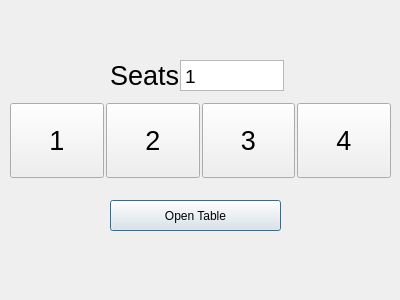
<?xml version="1.0" encoding="UTF-8"?>
<ui version="4.0">
 <class>OpenTableDialog</class>
 <widget class="QDialog" name="OpenTableDialog">
  <property name="geometry">
   <rect>
    <x>0</x>
    <y>0</y>
    <width>400</width>
    <height>300</height>
   </rect>
  </property>
  <property name="minimumSize">
   <size>
    <width>400</width>
    <height>300</height>
   </size>
  </property>
  <property name="maximumSize">
   <size>
    <width>400</width>
    <height>300</height>
   </size>
  </property>
  <property name="windowTitle">
   <string>Dialog</string>
  </property>
  <widget class="QLabel" name="label">
   <property name="geometry">
    <rect>
     <x>110</x>
     <y>60</y>
     <width>71</width>
     <height>31</height>
    </rect>
   </property>
   <property name="font">
    <font>
     <pointsize>20</pointsize>
    </font>
   </property>
   <property name="text">
    <string>Seats: </string>
   </property>
  </widget>
  <widget class="QPlainTextEdit" name="TextInput">
   <property name="geometry">
    <rect>
     <x>180</x>
     <y>60</y>
     <width>104</width>
     <height>31</height>
    </rect>
   </property>
   <property name="font">
    <font>
     <pointsize>14</pointsize>
    </font>
   </property>
   <property name="verticalScrollBarPolicy">
    <enum>Qt::ScrollBarPolicy::ScrollBarAlwaysOff</enum>
   </property>
   <property name="horizontalScrollBarPolicy">
    <enum>Qt::ScrollBarPolicy::ScrollBarAlwaysOff</enum>
   </property>
   <property name="plainText">
    <string>1</string>
   </property>
  </widget>
  <widget class="QPushButton" name="openTable">
   <property name="geometry">
    <rect>
     <x>110</x>
     <y>200</y>
     <width>171</width>
     <height>31</height>
    </rect>
   </property>
   <property name="text">
    <string>Open Table</string>
   </property>
  </widget>
  <widget class="QWidget" name="horizontalLayoutWidget">
   <property name="geometry">
    <rect>
     <x>10</x>
     <y>100</y>
     <width>381</width>
     <height>81</height>
    </rect>
   </property>
   <layout class="QHBoxLayout" name="horizontalLayout">
    <property name="spacing">
     <number>2</number>
    </property>
    <item>
     <widget class="QPushButton" name="one">
      <property name="minimumSize">
       <size>
        <width>0</width>
        <height>75</height>
       </size>
      </property>
      <property name="maximumSize">
       <size>
        <width>200</width>
        <height>16777215</height>
       </size>
      </property>
      <property name="font">
       <font>
        <pointsize>20</pointsize>
       </font>
      </property>
      <property name="text">
       <string>1</string>
      </property>
     </widget>
    </item>
    <item>
     <widget class="QPushButton" name="two">
      <property name="minimumSize">
       <size>
        <width>0</width>
        <height>75</height>
       </size>
      </property>
      <property name="maximumSize">
       <size>
        <width>200</width>
        <height>16777215</height>
       </size>
      </property>
      <property name="font">
       <font>
        <pointsize>20</pointsize>
       </font>
      </property>
      <property name="text">
       <string>2</string>
      </property>
     </widget>
    </item>
    <item>
     <widget class="QPushButton" name="three">
      <property name="minimumSize">
       <size>
        <width>0</width>
        <height>75</height>
       </size>
      </property>
      <property name="maximumSize">
       <size>
        <width>200</width>
        <height>16777215</height>
       </size>
      </property>
      <property name="font">
       <font>
        <pointsize>20</pointsize>
       </font>
      </property>
      <property name="text">
       <string>3</string>
      </property>
     </widget>
    </item>
    <item>
     <widget class="QPushButton" name="four">
      <property name="minimumSize">
       <size>
        <width>0</width>
        <height>75</height>
       </size>
      </property>
      <property name="maximumSize">
       <size>
        <width>200</width>
        <height>16777215</height>
       </size>
      </property>
      <property name="font">
       <font>
        <pointsize>20</pointsize>
       </font>
      </property>
      <property name="text">
       <string>4</string>
      </property>
     </widget>
    </item>
   </layout>
  </widget>
 </widget>
 <resources/>
 <connections/>
</ui>
